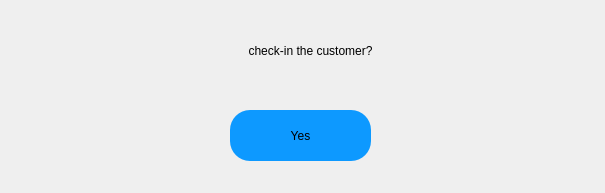
<?xml version="1.0" encoding="UTF-8"?>
<ui version="4.0">
 <class>Dialog</class>
 <widget class="QDialog" name="Dialog">
  <property name="geometry">
   <rect>
    <x>0</x>
    <y>0</y>
    <width>605</width>
    <height>193</height>
   </rect>
  </property>
  <property name="windowTitle">
   <string>Dialog</string>
  </property>
  <widget class="QLabel" name="msg_label">
   <property name="geometry">
    <rect>
     <x>30</x>
     <y>10</y>
     <width>561</width>
     <height>81</height>
    </rect>
   </property>
   <property name="styleSheet">
    <string notr="true">font: 20pt &quot;Calibri&quot;;
</string>
   </property>
   <property name="text">
    <string>check-in the customer?</string>
   </property>
   <property name="alignment">
    <set>Qt::AlignCenter</set>
   </property>
  </widget>
  <widget class="QPushButton" name="msg_btn_1">
   <property name="geometry">
    <rect>
     <x>230</x>
     <y>110</y>
     <width>141</width>
     <height>51</height>
    </rect>
   </property>
   <property name="styleSheet">
    <string notr="true">font: 75 14pt &quot;Calibri&quot;;
border-radius:20px;
background-color: rgb(13, 153, 255);

</string>
   </property>
   <property name="text">
    <string>Yes</string>
   </property>
  </widget>
 </widget>
 <resources/>
 <connections/>
</ui>
